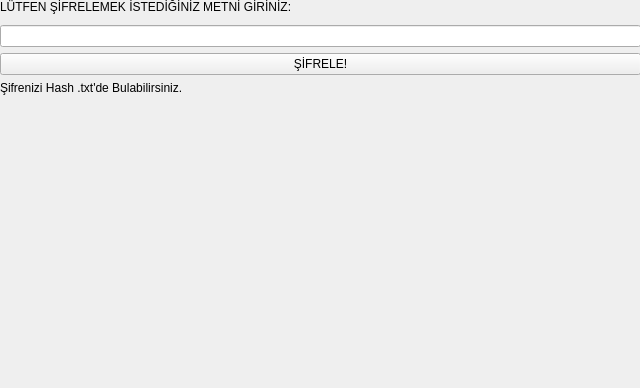
<?xml version="1.0" encoding="UTF-8"?>
<ui version="4.0">
 <class>MainWindow</class>
 <widget class="QMainWindow" name="MainWindow">
  <property name="geometry">
   <rect>
    <x>0</x>
    <y>0</y>
    <width>640</width>
    <height>388</height>
   </rect>
  </property>
  <property name="windowTitle">
   <string>MainWindow</string>
  </property>
  <widget class="QWidget" name="centralwidget">
   <widget class="QWidget" name="verticalLayoutWidget">
    <property name="geometry">
     <rect>
      <x>0</x>
      <y>0</y>
      <width>641</width>
      <height>391</height>
     </rect>
    </property>
    <layout class="QVBoxLayout" name="verticalLayout">
     <item>
      <widget class="QLabel" name="lutfen">
       <property name="text">
        <string>LÜTFEN ŞİFRELEMEK İSTEDİĞİNİZ METNİ GİRİNİZ:</string>
       </property>
      </widget>
     </item>
     <item>
      <spacer name="verticalSpacer_2">
       <property name="orientation">
        <enum>Qt::Vertical</enum>
       </property>
       <property name="sizeType">
        <enum>QSizePolicy::Fixed</enum>
       </property>
       <property name="sizeHint" stdset="0">
        <size>
         <width>20</width>
         <height>5</height>
        </size>
       </property>
      </spacer>
     </item>
     <item>
      <widget class="QLineEdit" name="input"/>
     </item>
     <item>
      <widget class="QPushButton" name="pushButton">
       <property name="text">
        <string>ŞİFRELE!</string>
       </property>
      </widget>
     </item>
     <item>
      <widget class="QLabel" name="hash">
       <property name="text">
        <string>Şifrenizi Hash .txt'de Bulabilirsiniz.</string>
       </property>
      </widget>
     </item>
     <item>
      <widget class="QLabel" name="hashtxt">
       <property name="sizePolicy">
        <sizepolicy hsizetype="Preferred" vsizetype="Preferred">
         <horstretch>0</horstretch>
         <verstretch>0</verstretch>
        </sizepolicy>
       </property>
       <property name="text">
        <string/>
       </property>
      </widget>
     </item>
     <item>
      <spacer name="verticalSpacer">
       <property name="orientation">
        <enum>Qt::Vertical</enum>
       </property>
       <property name="sizeHint" stdset="0">
        <size>
         <width>20</width>
         <height>40</height>
        </size>
       </property>
      </spacer>
     </item>
    </layout>
   </widget>
  </widget>
 </widget>
 <resources/>
 <connections/>
</ui>
